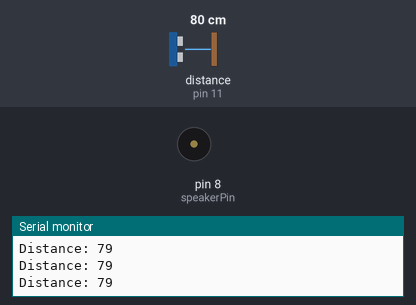
Simulated run of this sketch. Board: Arduino Uno, built with avr-gcc and run on an emulated ATmega328P. On the bench: buzzer (waves = sounding), the last lines printed to the serial monitor. Wiring (inferred from the names in the program): ultrasonic range finder: trigger pin 12; echo pin 11. Inputs (shaded band) come from the test bench; at power-on: distance to the obstacle (sensor on pin 11) 80 cm. The echo pulse lasts 58.3 µs per cm.

Above: at 1.3 s.
1.4 s: distance to the obstacle (sensor on pin 11) set to 23 cm
2.9 s: distance to the obstacle (sensor on pin 11) set to 18 cm
At 3.62 s:
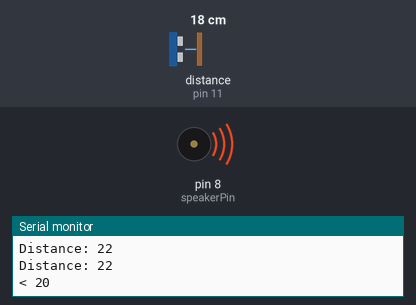
5.9 s: distance to the obstacle (sensor on pin 11) set to 2 cm
At 6.12 s:
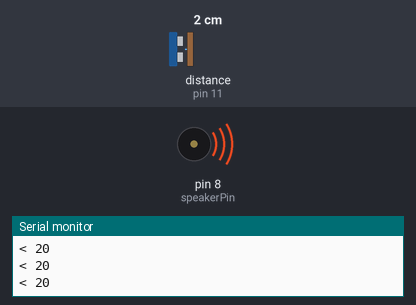
Timing chart, 0 to 14.9 s (numbered marks = the images above; inputs shaded):
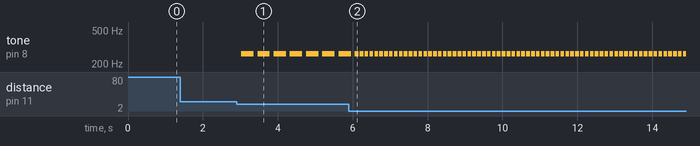

The sketch:

HC_SR04_Speaker_v1.ino
```cpp
/*
 HC-SR04 Ultrasonic Sensor
 Range: 2 cm - 400 cm
 Resolution: 0,3 cm
 Echo (receives the signal) to Arduino pin 13
 Trig (sends the signal) to Arduino pin 12
 If connecting using a single pin, specify the same pin for both trigger_pin and echo_pin as the same pin is doing both functions
 VCC to arduino 5v, GND to arduino GND
 */

#define NOTE_C4  262

//Ultrasonic sensor
int trigPin = 12;
int echoPin = 11;

//not using this boolean yet, will use in version 2
//bool trashDetected = false;

//Speaker
int speakerPin = 8;

void setup() {
  //Ultrasonic sensor
  pinMode (2, OUTPUT); //attach vcc to pin 2 on Arduino
  pinMode (5, OUTPUT); //attach GND to pin 5 on Arduino

  // initialize serial communication:
  Serial.begin(9600);
}

void loop() {
  digitalWrite(2, HIGH);
  // establish variables for duration of the ping,
  // and the distance result in inches and centimeters.
  long duration, distance;

  // The ping is triggered by a HIGH pulse of 2 or more microseconds.
  // Give a short LOW pulse beforehand to ensure a clean HIGH pulse.
  pinMode(trigPin, OUTPUT);// attach pin 3 to Trig
  digitalWrite(trigPin, LOW);
  delayMicroseconds(2);
  digitalWrite(trigPin, HIGH);
  delayMicroseconds(5);
  digitalWrite(trigPin, LOW);

  // The same pin is used to read the signal from the ping. The ping is a
  // HIGH pulse, whose duration is the time (in microseconds) from the sending
  // of the ping to the reception of its echo off of an object.
  pinMode (echoPin, INPUT);//attach pin 4 to Echo
  duration = pulseIn(echoPin, HIGH);

  // convert the time into a distance in cm
  distance = microsecondsToCm(duration);

  if (distance < 2) {
    playTone(NOTE_C4, 10);
    Serial.println("< 2");
  } else  if (distance < 4) {
    playTone(NOTE_C4, 8);
    Serial.println("< 4");
  } else if (distance < 5) {
    playTone(NOTE_C4, 7);
    Serial.println("< 5");
  } else if (distance < 6) {
    playTone(NOTE_C4, 5);
    Serial.println("< 6");
  } else if (distance < 10) {
    playTone(NOTE_C4, 4);
    Serial.println("< 10");
  } else if (distance < 20) {
    playTone(NOTE_C4, 3);
    Serial.println("< 20");
  } else {
    Serial.print("Distance: ");
    Serial.println(distance);
    delay(500);
    }
}


void playTone(int note, int noteDuration) {
  // to calculate the note duration, take one second divided by the note type.
  //e.g. quarter note = 1000 / 4, eighth note = 1000/8, etc.

  int duration = 1000 / noteDuration;
  tone(8, note, duration);

  // to distinguish the notes, set a minimum time between them.
  // the note's duration + 30% seems to work well:
  int pauseBetweenNotes = duration * 1.30;
  delay(pauseBetweenNotes);
  // stop the tone playing:
  noTone(8);
}

long microsecondsToCm(long microseconds) {
  //The soundwave is travelling from the sensor to the object and back again from
  //the object to the sensor. Therefor to get the distance to the object (in microsenconds)
  //we need to devide it by 2. Next we devide by 29.1 to get a distance in cm.
  return (microseconds/2) / 29.1;
}
```

Measured:
- the behaviour switches between 21 and 20 cm on distance to the obstacle (sensor on pin 11) (found by bisection; images 0 and 1)
- after the input at 2.9 s, tone on pin 8 (speakerPin): alternates 262 Hz for 0.33 s and silent for 0.10 s, starting after 0.12 s
